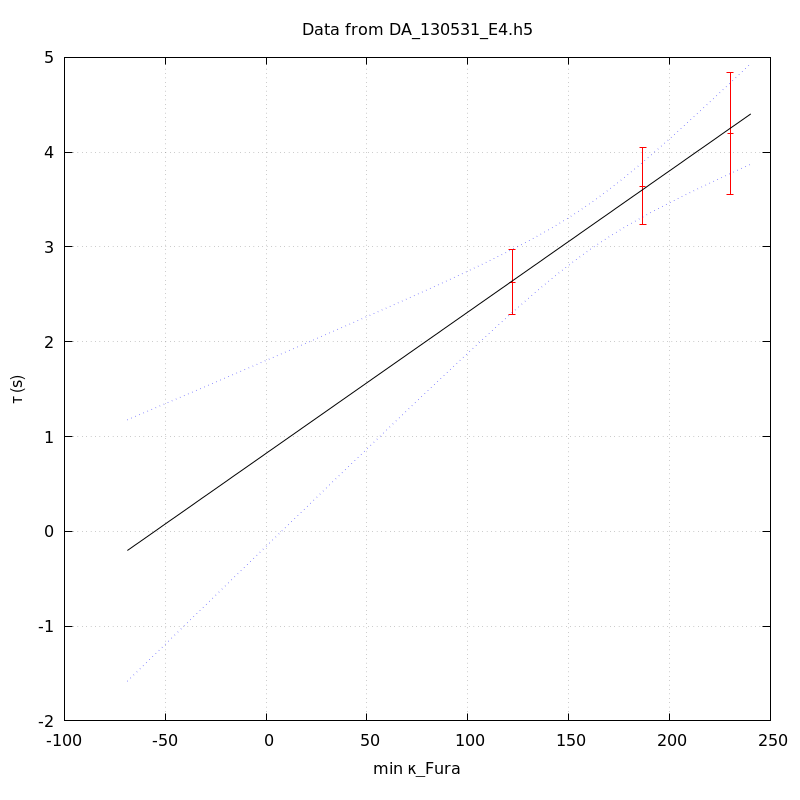

Here is the gnuplot script that generated this plot:
unset key
set grid
set ylabel 'τ (s)'
set xlabel 'min κ_Fura' noenhanced
set title 'Data from DA_130531_E4.h5' noenhanced
set xrange [-1000<*:*]
plot 'DA_130531_E4_aba_tau_vs_min_kappa' index 0 using 1:2:(1.96*$3) linecolor rgb 'red' with yerrorbars,\
'' index 1 using 1:2 with lines linecolor rgb 'black',\
'' index 1 using 1:3 with lines linecolor rgb 'blue' lt 'dotted',\
'' index 1 using 1:4 with lines linecolor rgb 'blue' lt 'dotted'
